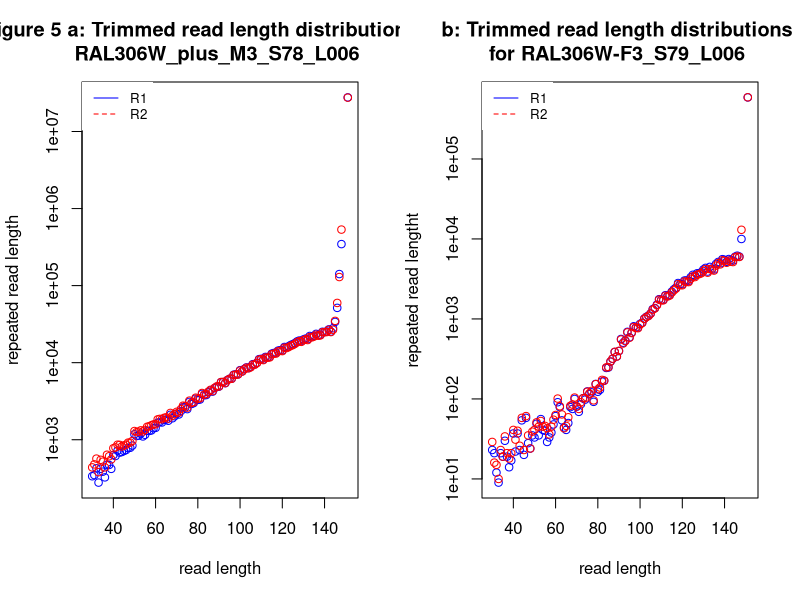

Recreate this plot in R.
## ---- chunk 1
fast_qc_time <- matrix(c("0:14.15","0:13.13","4:21.43", "4:37.23"),ncol=1)
demultiplex_time <- matrix(c("0:48.04", "0:50.98", "21:09.52", "20:44.86"),ncol=1)
time_table<-cbind(fast_qc_time,demultiplex_time)
colnames(time_table) <- c("fast_qc (h:mm:ss)","demultiplexing_code (h:mm:ss)")
rownames(time_table) <- c("RAL306W-F3_S79_L006_R1_001","RAL306W-F3_S79_L006_R2_001"
                          , "RAL306W_plus_M3_S78_L006_R1_001",
                          "RAL306W_plus_M3_S78_L006_R2_001")

(time_table)

 
## ---- chunk 2
M3_R1_txt <- read.table("RAL306W_plus_M3_S78_L006_R1_001_cutadapt_read_len.txt")
M3_R2_txt <- read.table("RAL306W_plus_M3_S78_L006_R2_001_cutadapt_read_len.txt")
F3_R1_txt <- read.table("RAL306W-F3_S79_L006_R1_001_cutadapt_read_len.txt")
F3_R2_txt <- read.table("RAL306W-F3_S79_L006_R2_001_cutadapt_read_len.txt")

par(mfrow=c(1,2))
plot(M3_R1_txt[,2],M3_R1_txt[,1], log="y", col="blue", xlab="read length", 
     ylab="repeated read length", main="Figure 5 a: Trimmed read length distributions for \nRAL306W_plus_M3_S78_L006 ")
points(M3_R2_txt[,2],M3_R2_txt[,1], col="red")
legend("topleft", legend=c("R1", "R2"),
       col=c("blue", "red"), lty=1:2, cex=0.8,
       box.lty=0)

plot(F3_R1_txt[,2],F3_R1_txt[,1], log="y", col="blue", xlab="read length", 
     ylab="repeated read lengtht", main="b: Trimmed read length distributions \nfor RAL306W-F3_S79_L006 ")
points(F3_R2_txt[,2],F3_R2_txt[,1], col="red")
legend("topleft", legend=c("R1", "R2"),
       col=c("blue", "red"), lty=1:2, cex=0.8,
       box.lty=0)

